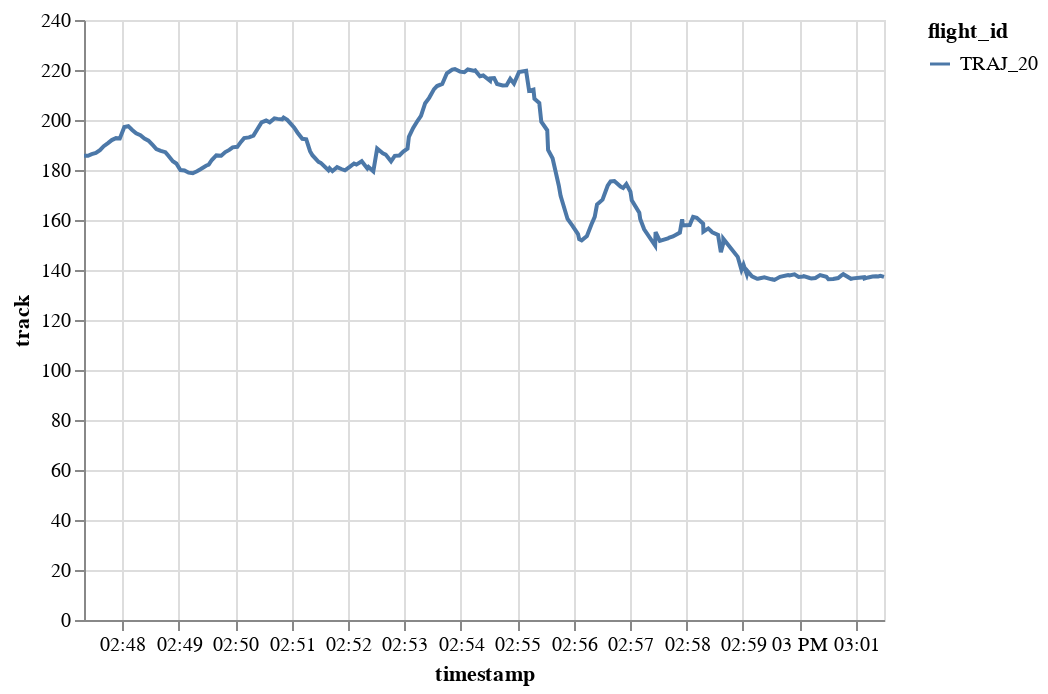

The code cell stored with this chart in its notebook:
### Code cell
generated.chart().encode(alt.Y("track"), alt.X("timestamp"), alt.Color("flight_id"))

### Figure 1 — Vega-Lite specification as saved in the notebook (floating-point values rounded to 4 significant figures; data arrays with more than 128 entries replaced by an {"elided": "..."} marker saying what was removed)
{"config": {"view": {"continuousWidth": 400, "continuousHeight": 300}}, "data": {"name": "data-b4b1c9f88febb6a46f2dd8c99440f08c"}, "mark": "line", "encoding": {"color": {"type": "nominal", "field": "flight_id"}, "x": {"type": "temporal", "field": "timestamp"}, "y": {"type": "quantitative", "field": "track"}}, "$schema": "https://vega.github.io/schema/vega-lite/v4.8.1.json", "datasets": {"data-b4b1c9f88febb6a46f2dd8c99440f08c": {"elided": "200 records"}}}
